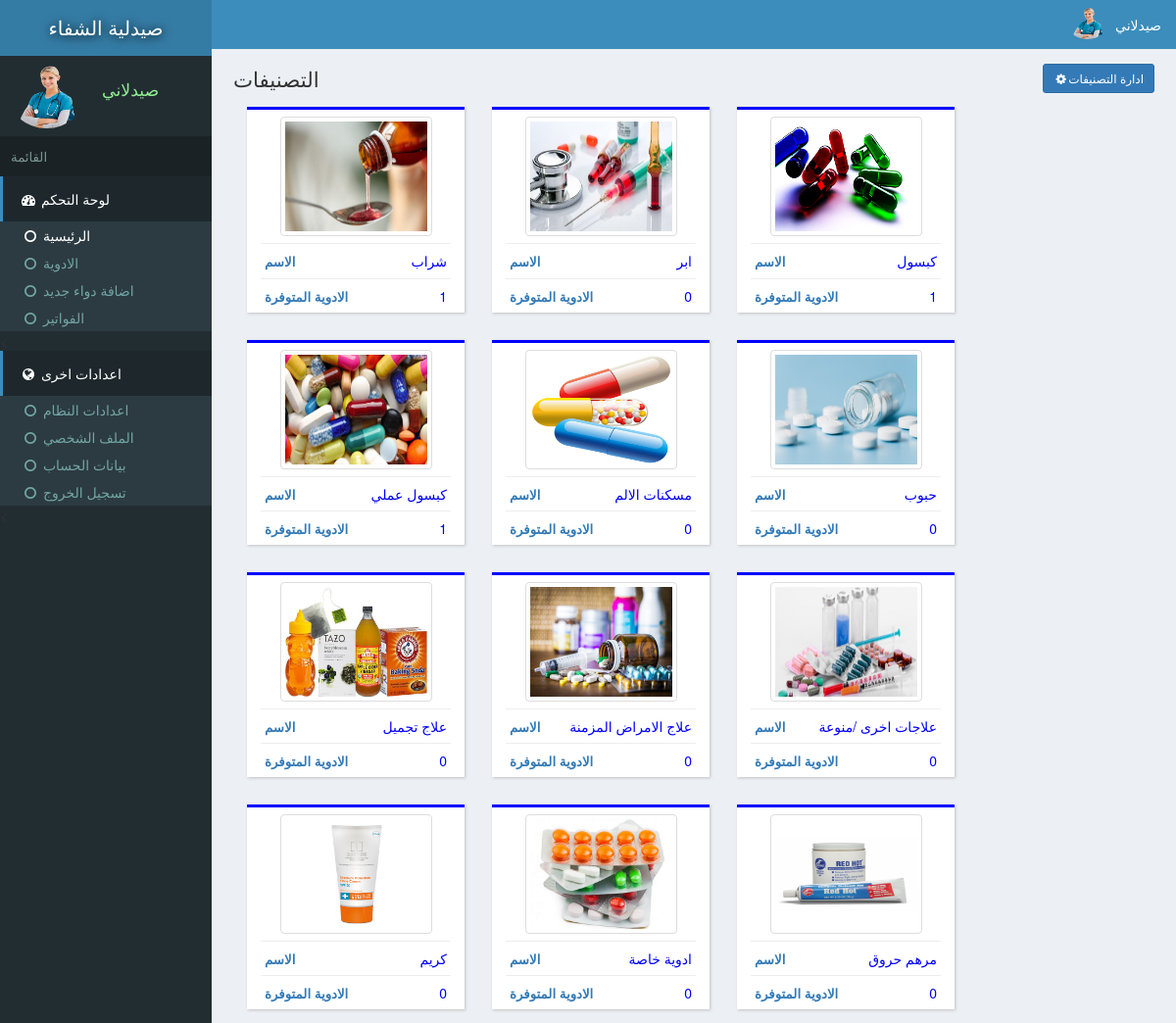
Page /index.php (signed in) on the committed database.
### tables this page shows
CREATE TABLE `site` (
  `id` int(11) NOT NULL,
  `title` varchar(222) NOT NULL,
  `name` varchar(222) NOT NULL
);

CREATE TABLE `users` (
  `id` int(11) NOT NULL,
  `email` varchar(222) NOT NULL,
  `password` varchar(222) NOT NULL,
  `name` varchar(222) NOT NULL,
  `pic` varchar(222) NOT NULL,
  `number` varchar(222) NOT NULL,
  `date` timestamp NOT NULL DEFAULT current_timestamp()
);

CREATE TABLE `categories` (
  `id` int(11) NOT NULL,
  `name` varchar(222) NOT NULL,
  `pic` varchar(111) NOT NULL,
  `details` varchar(333) NOT NULL,
  `date` timestamp NOT NULL DEFAULT current_timestamp()
);

### assets/db.php (called while the page is built, shortened)
<?php
    $con = new mysqli('localhost','root','','store');
    $array = $con->query("select * from users where id ='$_SESSION[userId]'");
    $user = $array->fetch_assoc();
?>

### index.php (the view, shortened to what this page needs)
<?php require "assets/function.php" ?>
<?php require 'assets/db.php';?>
<!DOCTYPE html>
<html>
<head>
  <?php require "assets/autoloader.php" ?>
</head>
<body style="background: #ECF0F5;padding:0;margin:0">
<div class="dashboard" style="position: fixed;width: 18%;height: 100%;background:#222D32">
  <div style="background:#357CA5;padding: 14px 3px;color:white;font-size: 15pt;text-align: center;text-shadow: 1px 1px 11px black">
    <a href="index.php" style="color: white;text-decoration: none;"><?php echo strtoupper(siteName()); ?> </a>
  </div>
  <div class="flex" style="padding: 3px 7px;margin:5px 2px;">
    <div><img src="photo/<?php echo $user['pic'] ?>" class='img-circle' style='width: 77px;height: 66px'></div>
    <div style="color:lightgreen;font-size: 13pt;padding: 14px 7px;margin-left: 11px;"><?php echo ucfirst($user['name']); ?></div>
  </div>
  <div style="background: #1A2226;font-size: 10pt;padding: 11px;color: #79978F">القائمة</div>
  <div>
    <div style="background:#1E282C;color: white;padding: 13px 17px;border-left: 3px solid #3C8DBC;"><span><i class="fa fa-dashboard fa-fw"></i> لوحة التحكم</span></div>
    <div class="item">
      <ul class="nostyle zero">
        <a href="index.php"><li style="color: white"><i class="fa fa-circle-o fa-fw"></i> الرئيسية</li></a>
        <a href="inventeries.php"><li><i class="fa fa-circle-o fa-fw"></i> الادوية</li></a>
       <a href="addnew.php"><li><i class="fa fa-circle-o fa-fw"></i> اضافة دواء جديد</li></a>
        <a href="reports.php"><li><i class="fa fa-circle-o fa-fw"></i> الفواتير</li></a>
      </ul><
    </div>
  </div>
  <div style="background:#1E282C;color: white;padding: 13px 17px;border-left: 3px solid #3C8DBC;"><span><i class="fa fa-globe fa-fw"></i> اعدادات اخرى</span></div>
  <div class="item">
      <ul class="nostyle zero">
        <a href="sitesetting.php"><li><i class="fa fa-circle-o fa-fw"></i> اعدادات النظام</li></a>
       <a href="profile.php"><li><i class="fa fa-circle-o fa-fw"></i> الملف الشخصي</li></a>
        <a href="accountSetting.php"><li><i class="fa fa-circle-o fa-fw"></i> بيانات الحساب</li></a>
        <a href="logout.php"><li><i class="fa fa-circle-o fa-fw"></i> تسجيل الخروج</li></a>
      </ul><
    </div>
</div>
<div class="marginLeft" >
  <div style="color:white;background:#3C8DBC" >
    <div class="pull-right flex rightAccount" style="padding-right: 11px;padding: 7px;">
      <div><img src="photo/<?php echo $user['pic'] ?>" style='width: 41px;height: 33px;' class='img-circle'></div>
      <div style="padding: 8px"><?php echo ucfirst($user['name']) ?></div>
    </div>
  </div>
  <div class="content2">
    <div>
      <span style="font-size: 16pt;color: #333333">التصنيفات </span>
      <a href="manageCat.php"><button class="btn btn-primary btn-sm pull-right" data-toggle="modal" data-target="#addIn"><i class="fa fa-gear  fa-fw"> </i>ادارة التصنيفات</button></a>
    </div>
  <?php
    $array = $con->query("select * from categories");
    while ($row = $array->fetch_assoc())
    {
      $array2 = $con->query("select count(*) from inventeries where catId = '$row[id]'");
      $row2 = $array2->fetch_assoc();
  ?>
    <a href="inventeries.php?catId=<?php echo $row['id'] ?>"><div class="box2 col-md-3">
     <div class="center"> <img src="photo/<?php echo $row['pic'] ?>" style="width: 155px;height: 122px;" class='img-thumbnail'></div>
      <hr style="margin: 7px;">
      <span style="padding: 11px"><strong style="font-size: 10pt">الاسم</strong><span class="pull-right" style="color:blue;margin-right: 11px;"><?php echo $row['name'] ?></span></span>
      <hr style="margin: 7px;">
      <span style="padding: 11px"><strong style="font-size: 10pt">الادوية المتوفرة</strong><span class="pull-right" style="color:blue;margin-right: 11px"><?php echo $row2['count(*)']; ?></span></span>
    </div></a>
  <?php
    }
   ?>
  </div>
</div>
</body>
</html>

### rows in the picture
site: name "صيدلية الشفاء"
users: pic (picture), name "صيدلاني"
categories: pic (picture), name "شراب", count "1"
categories: pic (picture), name "ابر", count "0"
categories: pic (picture), name "كبسول", count "1"
categories: pic (picture), name "كبسول عملي", count "1"
categories: pic (picture), name "مسكنات الالم", count "0"
categories: pic (picture), name "حبوب", count "0"
categories: pic (picture), name "علاج تجميل", count "0"
categories: pic (picture), name "علاج الامراض المزمنة", count "0"
categories: pic (picture), name "علاجات اخرى /منوعة", count "0"
categories: pic (picture), name "كريم", count "0"
categories: pic (picture), name "ادوية خاصة", count "0"
categories: pic (picture), name "مرهم حروق", count "0"
